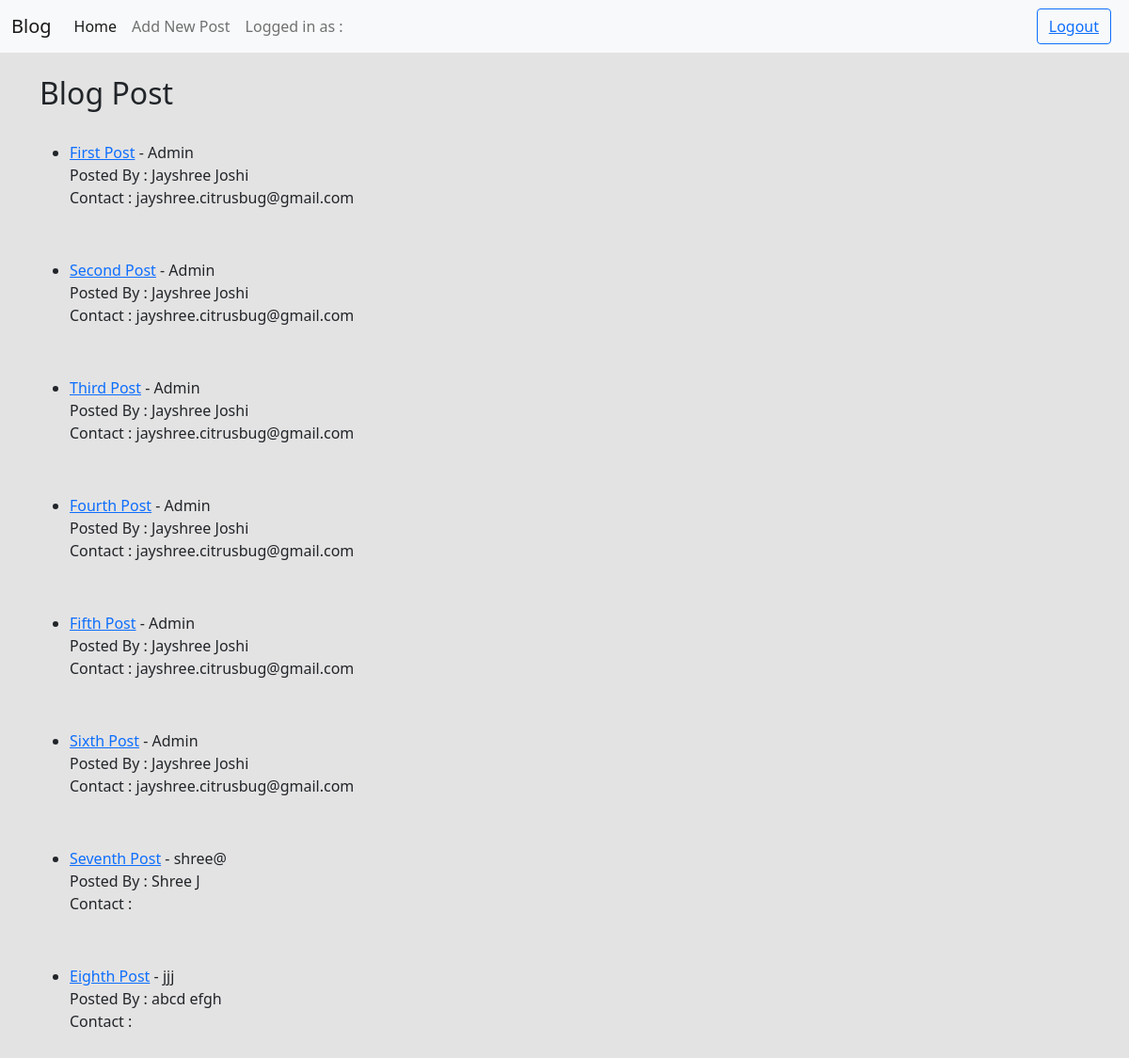
The app's page /home/ (signed in) with its own data.
### blogapp/models.py (models this page shows, shortened)
class Post(models.Model):
    title = models.CharField(max_length=255)
    author = models.ForeignKey(User, on_delete=models.CASCADE)
    text = models.TextField()

### blogapp/views.py (the view)
# urls.py: path('home/' , HomeView.as_view(), name='home'),
class HomeView(ListView):
    model = Post
    template_name = 'home.html'

### blogapp/templates/home.html (shortened to what this page needs)
{% extends 'base.html' %}
{% block content %}
<h2>Blog Post</h2>
<br/>
<ul>
{% for post in object_list %}
    <li>
        {% if user.is_authenticated %}
            <a href="{% url 'article-detail' post.pk %}">{{post.title}}</a>
        {% elif not is_authenticated %}
            <a href="{% url 'register' %}">{{post.title}}</a>
        {% endif %}
        - {{post.author}}<br />
        <p>Posted By : {{post.author.first_name}} {{post.author.last_name}}<br/>
            Contact : {{post.author.email}}</p>
    </li>
    <pre>
    </pre>
{% endfor %}
</ul>
{% endblock %}

### blogapp/templates/base.html (style rules this page uses)
body { background-color: rgb(228, 227, 227) !important; }

### records on screen
Post: title "First Post", author "Admin", author.first_name "Jayshree", author.last_name "Joshi", author.email "jayshree.citrusbug@gmail.com"
Post: title "Second Post", author "Admin", author.first_name "Jayshree", author.last_name "Joshi", author.email "jayshree.citrusbug@gmail.com"
Post: title "Third Post", author "Admin", author.first_name "Jayshree", author.last_name "Joshi", author.email "jayshree.citrusbug@gmail.com"
Post: title "Fourth Post", author "Admin", author.first_name "Jayshree", author.last_name "Joshi", author.email "jayshree.citrusbug@gmail.com"
Post: title "Fifth Post", author "Admin", author.first_name "Jayshree", author.last_name "Joshi", author.email "jayshree.citrusbug@gmail.com"
Post: title "Sixth Post", author "Admin", author.first_name "Jayshree", author.last_name "Joshi", author.email "jayshree.citrusbug@gmail.com"
Post: title "Seventh Post", author "shree@", author.first_name "Shree", author.last_name "J"
Post: title "Eighth Post", author "jjj", author.first_name "abcd", author.last_name "efgh"
